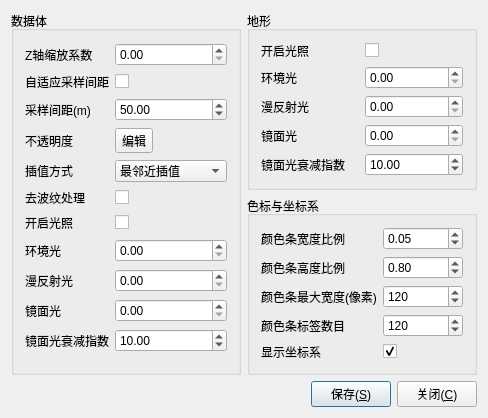
<?xml version="1.0" encoding="UTF-8"?>
<ui version="4.0">
 <class>TRenderConfigDlgClass</class>
 <widget class="QDialog" name="TRenderConfigDlgClass">
  <property name="geometry">
   <rect>
    <x>0</x>
    <y>0</y>
    <width>488</width>
    <height>378</height>
   </rect>
  </property>
  <property name="windowTitle">
   <string>渲染参数设置</string>
  </property>
  <layout class="QGridLayout" name="gridLayout_4">
   <item row="1" column="1">
    <widget class="QGroupBox" name="groupBox_3">
     <property name="title">
      <string>色标与坐标系</string>
     </property>
     <layout class="QGridLayout" name="gridLayout_3">
      <item row="0" column="0">
       <widget class="QLabel" name="label_17">
        <property name="text">
         <string>颜色条宽度比例</string>
        </property>
       </widget>
      </item>
      <item row="0" column="1">
       <widget class="QDoubleSpinBox" name="mCrBarWidthScaleSBox">
        <property name="minimum">
         <double>0.010000000000000</double>
        </property>
        <property name="maximum">
         <double>1.000000000000000</double>
        </property>
        <property name="singleStep">
         <double>0.100000000000000</double>
        </property>
        <property name="value">
         <double>0.050000000000000</double>
        </property>
       </widget>
      </item>
      <item row="1" column="0">
       <widget class="QLabel" name="label_18">
        <property name="text">
         <string>颜色条高度比例</string>
        </property>
       </widget>
      </item>
      <item row="1" column="1">
       <widget class="QDoubleSpinBox" name="mCrBarHeightScaleSBox">
        <property name="minimum">
         <double>0.010000000000000</double>
        </property>
        <property name="maximum">
         <double>1.000000000000000</double>
        </property>
        <property name="singleStep">
         <double>0.100000000000000</double>
        </property>
        <property name="value">
         <double>0.800000000000000</double>
        </property>
       </widget>
      </item>
      <item row="2" column="0">
       <widget class="QLabel" name="label_19">
        <property name="text">
         <string>颜色条最大宽度(像素)</string>
        </property>
       </widget>
      </item>
      <item row="2" column="1">
       <widget class="QSpinBox" name="mCrBarMaxWidthSBox">
        <property name="minimum">
         <number>20</number>
        </property>
        <property name="maximum">
         <number>1000</number>
        </property>
        <property name="value">
         <number>120</number>
        </property>
       </widget>
      </item>
      <item row="3" column="0">
       <widget class="QLabel" name="label_20">
        <property name="text">
         <string>颜色条标签数目</string>
        </property>
       </widget>
      </item>
      <item row="3" column="1">
       <widget class="QSpinBox" name="mCrBarLabelCountSBox">
        <property name="minimum">
         <number>4</number>
        </property>
        <property name="maximum">
         <number>256</number>
        </property>
        <property name="value">
         <number>120</number>
        </property>
       </widget>
      </item>
      <item row="4" column="0">
       <widget class="QLabel" name="label_21">
        <property name="text">
         <string>显示坐标系</string>
        </property>
       </widget>
      </item>
      <item row="4" column="1">
       <widget class="QCheckBox" name="mShowCoordCBox">
        <property name="text">
         <string/>
        </property>
        <property name="checked">
         <bool>true</bool>
        </property>
       </widget>
      </item>
     </layout>
    </widget>
   </item>
   <item row="3" column="0" colspan="2">
    <layout class="QHBoxLayout" name="horizontalLayout">
     <item>
      <spacer name="horizontalSpacer">
       <property name="orientation">
        <enum>Qt::Horizontal</enum>
       </property>
       <property name="sizeHint" stdset="0">
        <size>
         <width>40</width>
         <height>20</height>
        </size>
       </property>
      </spacer>
     </item>
     <item>
      <widget class="QPushButton" name="mSaveBtn">
       <property name="text">
        <string>保存(&amp;S)</string>
       </property>
      </widget>
     </item>
     <item>
      <widget class="QPushButton" name="mCancelBtn">
       <property name="text">
        <string>关闭(&amp;C)</string>
       </property>
      </widget>
     </item>
    </layout>
   </item>
   <item row="0" column="1">
    <widget class="QGroupBox" name="groupBox_2">
     <property name="title">
      <string>地形</string>
     </property>
     <layout class="QGridLayout" name="gridLayout_2">
      <item row="0" column="0">
       <widget class="QLabel" name="label_12">
        <property name="text">
         <string>开启光照</string>
        </property>
       </widget>
      </item>
      <item row="0" column="1">
       <widget class="QCheckBox" name="mTerrainShadeCBox">
        <property name="text">
         <string/>
        </property>
       </widget>
      </item>
      <item row="1" column="0">
       <widget class="QLabel" name="label_16">
        <property name="text">
         <string>环境光</string>
        </property>
       </widget>
      </item>
      <item row="1" column="1">
       <widget class="QDoubleSpinBox" name="mTerrainAmbientSBox">
        <property name="maximum">
         <double>1.000000000000000</double>
        </property>
        <property name="singleStep">
         <double>0.100000000000000</double>
        </property>
       </widget>
      </item>
      <item row="2" column="0">
       <widget class="QLabel" name="label_14">
        <property name="text">
         <string>漫反射光</string>
        </property>
       </widget>
      </item>
      <item row="2" column="1">
       <widget class="QDoubleSpinBox" name="mTerrainDiffuseSBox">
        <property name="maximum">
         <double>1.000000000000000</double>
        </property>
        <property name="singleStep">
         <double>0.100000000000000</double>
        </property>
       </widget>
      </item>
      <item row="3" column="0">
       <widget class="QLabel" name="label_15">
        <property name="text">
         <string>镜面光</string>
        </property>
       </widget>
      </item>
      <item row="3" column="1">
       <widget class="QDoubleSpinBox" name="mTerrainSpecularSBox">
        <property name="maximum">
         <double>1.000000000000000</double>
        </property>
        <property name="singleStep">
         <double>0.100000000000000</double>
        </property>
       </widget>
      </item>
      <item row="4" column="0">
       <widget class="QLabel" name="label_13">
        <property name="text">
         <string>镜面光衰减指数</string>
        </property>
       </widget>
      </item>
      <item row="4" column="1">
       <widget class="QDoubleSpinBox" name="mTerrainSpecularPowerSBox">
        <property name="maximum">
         <double>1000.000000000000000</double>
        </property>
        <property name="singleStep">
         <double>1.000000000000000</double>
        </property>
        <property name="value">
         <double>10.000000000000000</double>
        </property>
       </widget>
      </item>
     </layout>
    </widget>
   </item>
   <item row="0" column="0" rowspan="2">
    <widget class="QGroupBox" name="groupBox">
     <property name="title">
      <string>数据体</string>
     </property>
     <layout class="QGridLayout" name="gridLayout">
      <item row="0" column="0">
       <widget class="QLabel" name="label">
        <property name="text">
         <string>Z轴缩放系数</string>
        </property>
       </widget>
      </item>
      <item row="0" column="1" colspan="2">
       <widget class="QDoubleSpinBox" name="mZScaleSBox"/>
      </item>
      <item row="1" column="0">
       <widget class="QLabel" name="label_2">
        <property name="text">
         <string>自适应采样间距</string>
        </property>
       </widget>
      </item>
      <item row="1" column="1">
       <widget class="QCheckBox" name="mAutoSampCBox">
        <property name="text">
         <string/>
        </property>
       </widget>
      </item>
      <item row="2" column="0">
       <widget class="QLabel" name="label_3">
        <property name="text">
         <string>采样间距(m)</string>
        </property>
       </widget>
      </item>
      <item row="2" column="1" colspan="2">
       <widget class="QDoubleSpinBox" name="mSampDistSBox">
        <property name="minimum">
         <double>1.000000000000000</double>
        </property>
        <property name="maximum">
         <double>10000.000000000000000</double>
        </property>
        <property name="value">
         <double>50.000000000000000</double>
        </property>
       </widget>
      </item>
      <item row="3" column="0">
       <widget class="QLabel" name="label_4">
        <property name="text">
         <string>不透明度</string>
        </property>
       </widget>
      </item>
      <item row="4" column="0">
       <widget class="QLabel" name="label_5">
        <property name="text">
         <string>插值方式</string>
        </property>
       </widget>
      </item>
      <item row="4" column="1" colspan="2">
       <widget class="QComboBox" name="mInterpMethodCBox">
        <item>
         <property name="text">
          <string>最邻近插值</string>
         </property>
        </item>
        <item>
         <property name="text">
          <string>线性插值</string>
         </property>
        </item>
        <item>
         <property name="text">
          <string>三次插值</string>
         </property>
        </item>
       </widget>
      </item>
      <item row="5" column="0">
       <widget class="QLabel" name="label_6">
        <property name="text">
         <string>去波纹处理</string>
        </property>
       </widget>
      </item>
      <item row="5" column="1">
       <widget class="QCheckBox" name="mUseJitterCBox">
        <property name="text">
         <string/>
        </property>
       </widget>
      </item>
      <item row="6" column="0">
       <widget class="QLabel" name="label_7">
        <property name="text">
         <string>开启光照</string>
        </property>
       </widget>
      </item>
      <item row="6" column="1">
       <widget class="QCheckBox" name="mVolShadeCBox">
        <property name="text">
         <string/>
        </property>
       </widget>
      </item>
      <item row="7" column="0">
       <widget class="QLabel" name="label_8">
        <property name="text">
         <string>环境光</string>
        </property>
       </widget>
      </item>
      <item row="7" column="1" colspan="2">
       <widget class="QDoubleSpinBox" name="mVolAmbientSBox">
        <property name="maximum">
         <double>1.000000000000000</double>
        </property>
        <property name="singleStep">
         <double>0.100000000000000</double>
        </property>
       </widget>
      </item>
      <item row="8" column="0">
       <widget class="QLabel" name="label_9">
        <property name="text">
         <string>漫反射光</string>
        </property>
       </widget>
      </item>
      <item row="8" column="1" colspan="2">
       <widget class="QDoubleSpinBox" name="mVolDiffuseSBox">
        <property name="maximum">
         <double>1.000000000000000</double>
        </property>
        <property name="singleStep">
         <double>0.100000000000000</double>
        </property>
       </widget>
      </item>
      <item row="9" column="0">
       <widget class="QLabel" name="label_10">
        <property name="text">
         <string>镜面光</string>
        </property>
       </widget>
      </item>
      <item row="9" column="1" colspan="2">
       <widget class="QDoubleSpinBox" name="mVolSpecularSBox">
        <property name="maximum">
         <double>1.000000000000000</double>
        </property>
        <property name="singleStep">
         <double>0.100000000000000</double>
        </property>
       </widget>
      </item>
      <item row="10" column="0">
       <widget class="QLabel" name="label_11">
        <property name="text">
         <string>镜面光衰减指数</string>
        </property>
       </widget>
      </item>
      <item row="10" column="1" colspan="2">
       <widget class="QDoubleSpinBox" name="mVolSpecularPowerSBox">
        <property name="maximum">
         <double>1000.000000000000000</double>
        </property>
        <property name="singleStep">
         <double>1.000000000000000</double>
        </property>
        <property name="value">
         <double>10.000000000000000</double>
        </property>
       </widget>
      </item>
      <item row="3" column="1">
       <widget class="QToolButton" name="mOpacityBtn">
        <property name="text">
         <string>编辑</string>
        </property>
       </widget>
      </item>
     </layout>
    </widget>
   </item>
   <item row="2" column="0">
    <spacer name="verticalSpacer">
     <property name="orientation">
      <enum>Qt::Vertical</enum>
     </property>
     <property name="sizeHint" stdset="0">
      <size>
       <width>20</width>
       <height>40</height>
      </size>
     </property>
    </spacer>
   </item>
  </layout>
 </widget>
 <layoutdefault spacing="6" margin="11"/>
 <tabstops>
  <tabstop>mZScaleSBox</tabstop>
  <tabstop>mAutoSampCBox</tabstop>
  <tabstop>mSampDistSBox</tabstop>
  <tabstop>mInterpMethodCBox</tabstop>
  <tabstop>mUseJitterCBox</tabstop>
  <tabstop>mVolShadeCBox</tabstop>
  <tabstop>mVolAmbientSBox</tabstop>
  <tabstop>mVolDiffuseSBox</tabstop>
  <tabstop>mVolSpecularSBox</tabstop>
  <tabstop>mVolSpecularPowerSBox</tabstop>
  <tabstop>mTerrainShadeCBox</tabstop>
  <tabstop>mTerrainAmbientSBox</tabstop>
  <tabstop>mTerrainDiffuseSBox</tabstop>
  <tabstop>mTerrainSpecularSBox</tabstop>
  <tabstop>mTerrainSpecularPowerSBox</tabstop>
  <tabstop>mCrBarWidthScaleSBox</tabstop>
  <tabstop>mCrBarHeightScaleSBox</tabstop>
  <tabstop>mCrBarMaxWidthSBox</tabstop>
  <tabstop>mCrBarLabelCountSBox</tabstop>
  <tabstop>mCancelBtn</tabstop>
 </tabstops>
 <resources/>
 <connections/>
</ui>
